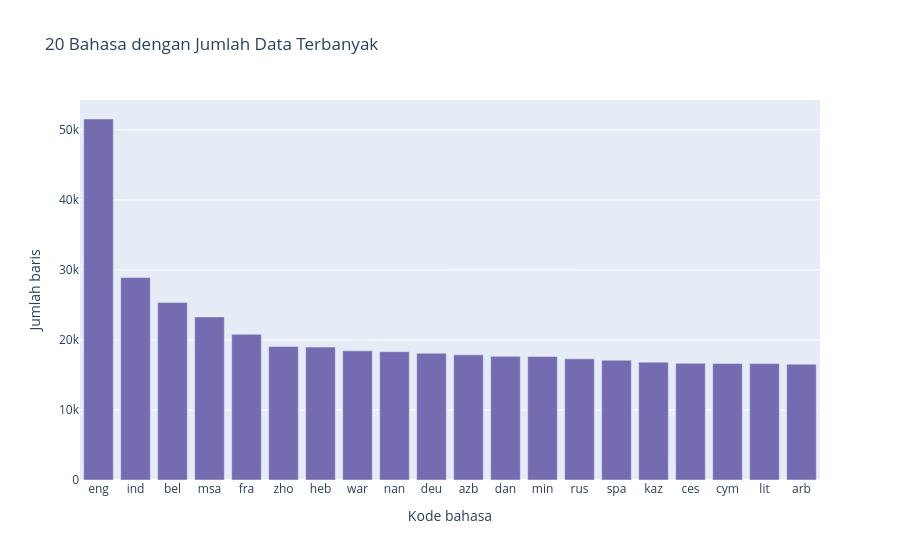

Notebook code cell kept with this figure:
### Code cell
# Visualisasi 4: 20 bahasa dengan jumlah data terbanyak

top_languages = (
    df_eda
    .group_by("lang")
    .agg(pl.len().alias("records"))
    .sort("records", descending=True)
    .head(20)
)

fig4 = go.Figure(go.Bar(
    x=top_languages["lang"].to_list(),
    y=top_languages["records"].to_list(),
    marker_color="#756bb1",
    hovertemplate="Bahasa: %{x}<br>Jumlah data: %{y:,}<extra></extra>"
))

fig4.update_layout(
    title="20 Bahasa dengan Jumlah Data Terbanyak",
    xaxis_title="Kode bahasa",
    yaxis_title="Jumlah baris"
)
fig4.show()

### Figure 1 — Plotly figure (JSON) as saved in the notebook; plotly's stock layout.template omitted (floating-point values rounded to 4 significant figures)
{"data": [{"hovertemplate": "Bahasa: %{x}<br>Jumlah data: %{y:,}<extra></extra>", "marker": {"color": "#756bb1"}, "type": "bar", "x": ["eng", "ind", "bel", "msa", "fra", "zho", "heb", "war", "nan", "deu", "azb", "dan", "min", "rus", "spa", "kaz", "ces", "cym", "lit", "arb"], "y": [51540, 28902, 25332, 23289, 20793, 19075, 18976, 18437, 18320, 18101, 17869, 17655, 17636, 17301, 17107, 16827, 16659, 16626, 16616, 16540]}], "layout": {"title": {"text": "20 Bahasa dengan Jumlah Data Terbanyak"}, "xaxis": {"title": {"text": "Kode bahasa"}}, "yaxis": {"title": {"text": "Jumlah baris"}}}}
